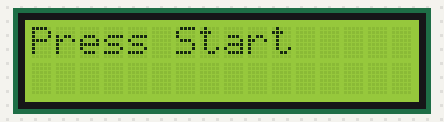
A sketch run on a simulated ESP32. Parts: 16×2 character LCD.

Above: at 0.1 s.
At 1.7 s:
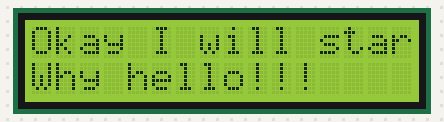
At 4.1 s:
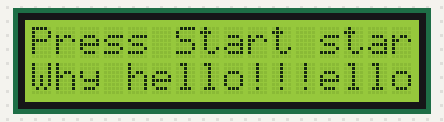
At 8.1 s:
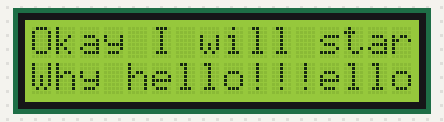
At 18.6 s:
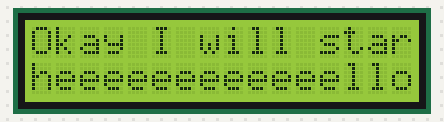
At 38.6 s:
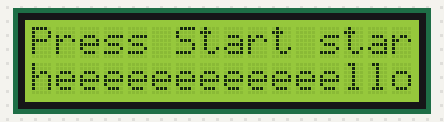

The sketch:

testLCDforESP32.ino
```cpp
#include <LiquidCrystal.h>

// Initialize the library with the numbers of the interface pins
LiquidCrystal lcd(23, 22, 21, 19, 18, 17);

void setup() {
  // Sets up the LCD's number of columns and rows
  lcd.begin(16, 2);
}

void loop() {
  //Prints messages to the LCD
  lcd.setCursor(0,0);
  lcd.print("Press Start");
  delay(800);
  lcd.setCursor(0,1);
  lcd.print("Why hello!!!");
  delay(800);
  lcd.setCursor(0,0);
  lcd.print("Okay I will start");
  delay(800);
  lcd.setCursor(0,1);
  lcd.print("heeeeeeeeeeeello");
  delay(800);
}
```

Measured:
- what the display in image 1 shows lasts 0.8 s, from 1.7 s to 2.5 s
